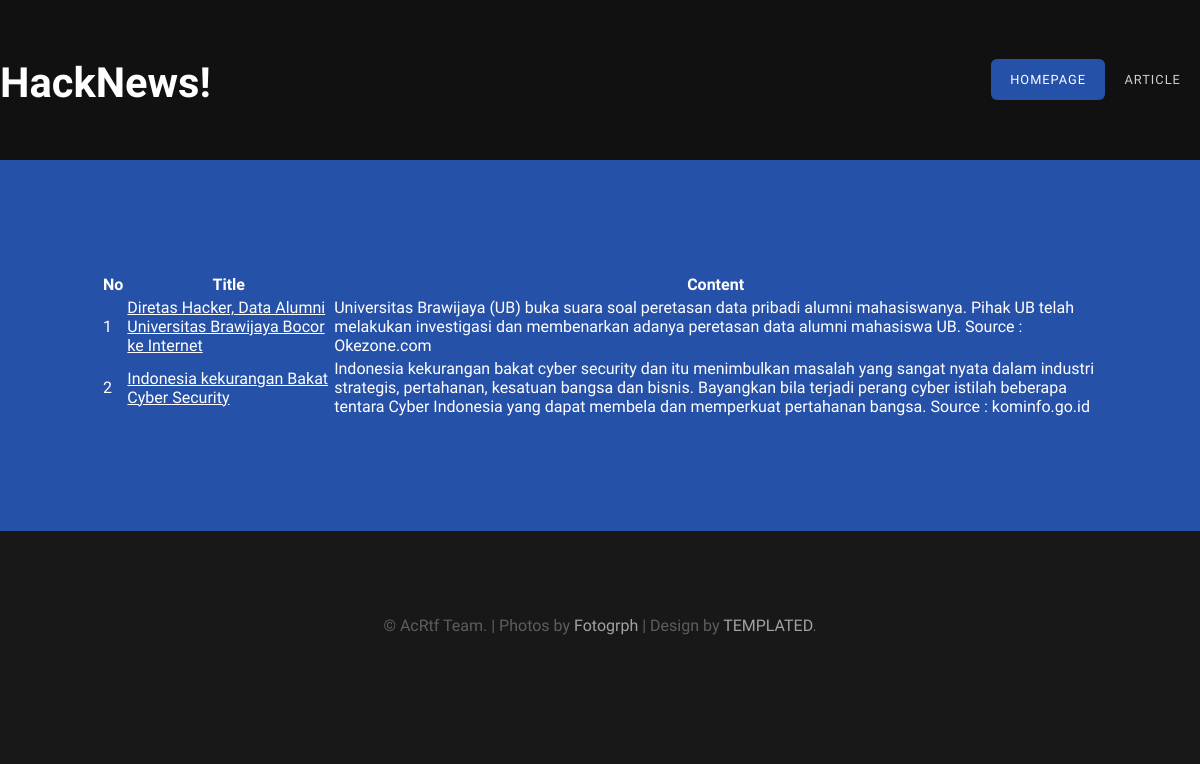
The app's page /app/article.php with its own data.
### tables this page shows
CREATE TABLE `article` (
  `id` int(11) NOT NULL,
  `title` varchar(1500) NOT NULL,
  `text` text NOT NULL
);

### app/article.php (the view, shortened to what this page needs)
<?php
	include 'config.php';
?>
<html xmlns="http://www.w3.org/1999/xhtml">
<head>
<link href="default.css" rel="stylesheet" type="text/css" media="all" />
<link href="fonts.css" rel="stylesheet" type="text/css" media="all" />
</head>
<body>
<div id="header-wrapper-article">
	<div id="header" class="container">
		<div id="logo">
			<h1><a href="#">HackNews!</a></h1>
		</div>
		<div id="menu">
			<ul>
				<li class="active"><a href="index.php" accesskey="1" title="">Homepage</a></li>
				<li><a href="#" accesskey="2" title="">Article</a></li>
			</ul>
		</div>
	</div>
</div>
<div id="welcome">
	<div class="container">
	<table border="0">
		<tr>
			<th>No</th>
			<th>Title</th>
			<th>Content</th>
		</tr>
		<?php
		if(isset($_GET['id'])){
			$id = $_GET['id'];
			$data = mysqli_query($conn, "select * from article where id = " . $id) or die(mysqli_error($conn));
		} else{
			$data = mysqli_query($conn, "select * from article") or die(mysqli_error($conn));
		}
		while($d = mysqli_fetch_assoc($data)){
			$id = $d['id'];
		?>
		<tr>
			<td><?php echo $id; ?></td>
			<td><a href="article.php?id=<?php echo $id;?>"><?php echo $d['title']; ?></a></td>
			<td><?php echo $d['text']; ?></td>
		</tr>
		<?php } ?>
	</table>
	</div>
</div>
<div id="copyright" class="container">
	<p>&copy; AcRtf Team. | Photos by <a href="http://fotogrph.com/">Fotogrph</a> | Design by <a href="http://templated.co" rel="nofollow">TEMPLATED</a>.</p>
</div>
</body>
</html>

### app/default.css (style rules this page uses)
html, body { height: 100%; }
body { margin: 0px; padding: 0px; background: #181818; font-family: 'Didact Gothic', sans-serif; font-size: 12pt; font-weight: 200; color: #FFF; }
h1, h2, h3 { margin: 0; padding: 0; }
p, ol, ul { margin-top: 0; }
ol, ul { padding: 0; list-style: none; }
p { line-height: 180%; }
a { color: #ee0000; }
.container { overflow: hidden; margin: 0em auto; width: 1200px; }
#header-wrapper-article { position: relative; padding: 0em 0em 0em 0em; background: #111111; background-size: cover; }
#header { position: relative; padding: 5em 0em; }
#logo { position: absolute; top: 3.6em; left: 0; }
#logo h1 { font-size: 2.6em; color: #79C255; }
#logo a { text-decoration: none; color: rgba(255,255,255,1); }
#menu { position: absolute; top: 4.5em; right: 0; }
#menu ul { display: inline-block; }
#menu li { display: block; float: left; text-align: center; }
#menu li a, #menu li span { padding: 1em 1.5em; letter-spacing: 1px; text-decoration: none; text-transform: uppercase; font-size: 0.8em; color: rgba(255,255,255,0.80); }
#menu .active a { background: #2651a8; border-radius: 6px; color: rgba(255,255,255,1); }
#copyright { overflow: hidden; padding: 5em 0em; border-top: 1px solid rgba(0,0,0,0.08); }
#copyright p { text-align: center; font-size: 1em; color: rgba(255,255,255,0.3); }
#copyright a { text-decoration: none; color: rgba(255,255,255,0.6); }
#welcome { position: relative; padding: 7em 0em 7em 0em; background: #2651a8; background-size: cover; text-align: center; }
#welcome .container { width: 1000px; padding: 0px 100px; color: rgba(255,255,255,0.8); }
#welcome a { color: rgba(255,255,255,1); }

### records on screen
article: id "1", title "Diretas Hacker, Data Alumni Universitas Brawijaya Bocor ke Internet", text "Universitas Brawijaya (UB) buka suara soal peretasan data pribadi alumni mahasiswanya. Pihak UB telah melakukan investigasi dan membenarkan adanya peretasan data alumni mahasiswa UB. Source : Okezone.com"
article: id "2", title "Indonesia kekurangan Bakat Cyber Security", text "Indonesia kekurangan bakat cyber security dan itu menimbulkan masalah yang sangat nyata dalam industri strategis, pertahanan, kesatuan bangsa dan bisnis. Bayangkan bila terjadi perang cyber istilah beberapa tentara Cyber Indonesia yang dapat membela dan memperkuat pertahanan bangsa. Source : kominfo.go.id"
